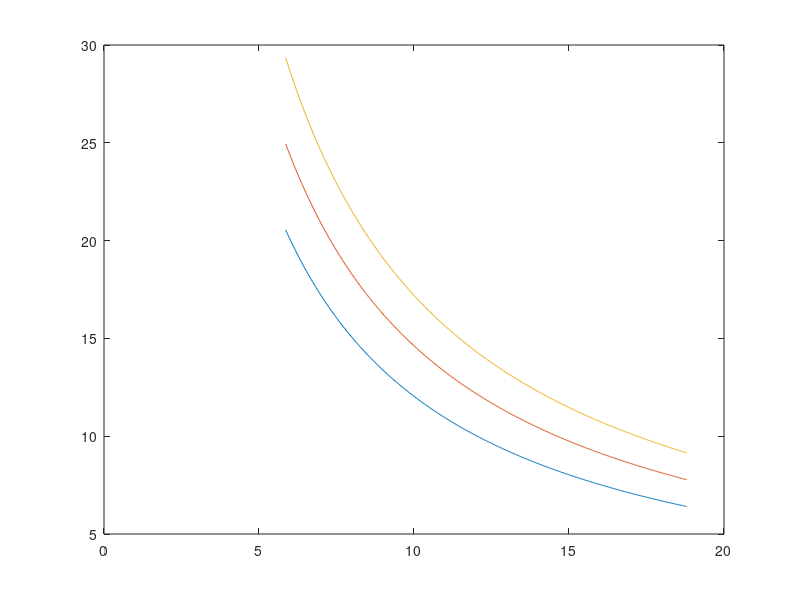

Write the MATLAB code that produced this figure. (Note: this script raises an error after producing the figure.)
% Sizing to TO
clc;
close all
W_to_max=2180;        %Max takeoff weight in lbs from intial sizing
We=1020;                %empty weight in lbs
S=174;                %Average wing area from STAMPED in ft^2
S_to_max=1640;       %Max takeoff distance in meters from CS 22 (= 500 m)
S_tog_max = S_to_max/1.6;    %From Fig 3.4 pg 96, S_tog from S_to
TOP23=86;                 %Eq 3.6, in lbs^2/(ft^2hp)
CL_max_to= linspace(1.4,2,3);
sigma=1;                     %atmospheric denisty ratio (1 at sea level)
WS_to=linspace(We/S,W_to_max*1.5/S,500);
WP_to1=TOP23*sigma*CL_max_to(:,1)./(WS_to);
WP_to2=TOP23*sigma*CL_max_to(:,2)./(WS_to);
WP_to3=TOP23*sigma*CL_max_to(:,3)./(WS_to);
plot(WS_to,WP_to1,WS_to,WP_to2,WS_to,WP_to3)
hold on
xline(W_to_max/S)
grid on
ylabel('Power Loading (lbs/hp)'), xlabel('Wing Loading (lbs/ft^2)')
legend('C_L_T_O=1.4','C_L_T_O=1.7','C_L_T_O=2.0','Wing Loading at MTOW')
%% Climb sizing
% Drag Polars
clc
Swet=480;   % Estimate from fig 3.22
cf=.005;
AR=22;       % DG1000
e=.9;
CL_max=linspace(1.2,1.8,3);
CL=linspace(0,3,50);
f_graph=Swet*(CL/46.5-(CL/(pi*AR*e)));
f=Swet*(CL_max/46.5-(CL_max/(pi*AR*e)));
Cd_clean=f_graph/Swet+CL.^2/(pi*AR*.9);    %clean
Cd_fl=.01+f_graph/Swet+CL.^2/(pi*AR*.85);       %Takeoff flaps
Cd_flla=.065+f_graph/Swet+CL.^2/(pi*AR*.8);    %Takeoff flaps gear down
plot(CL,Cd_clean,CL,Cd_fl,CL,Cd_flla)
xlabel('Coefficient of Lift, CL (~)'), ylabel('Coefficient of Drag, CD(~)')
xline(CL_max(:,1),'b--'), xline(CL_max(:,2),'k--'), xline(CL_max(:,3),'r--')
grid on
legend('Clean Config.','TO Flaps','TO Flaps & Landing Gear','C_L_m_a_x=1.2','C_L_m_a_x=1.5','C_L_m_a_x=1.8')

%% Climb  (dh/dt)
clc;
rho=.0023; 
sigma=.9761;
WS_climb=linspace(We/S,W_to_max/S,10);
eta_p=.8;
RCP=[295 600 1200]/33000;
Cdo=f(:,2)/Swet+.01;    %clean plus flaps
Vclimb=sqrt(2*WS_climb/(rho*CL_max_to(:,3)));      %CLmax with flaps in best case 
CL_CD_32max=1.345*(AR*e)^.75/(Cdo^.25);
RCP_max=eta_p/WP_to3(:,250)-sqrt(W_to_max/S)/(19*sqrt(sigma)*CL_CD_32max);
W_P_parameters=eta_p./(sqrt(W_to_max/S)./(19*sqrt(sigma)*CL_CD_32max)+RCP);
